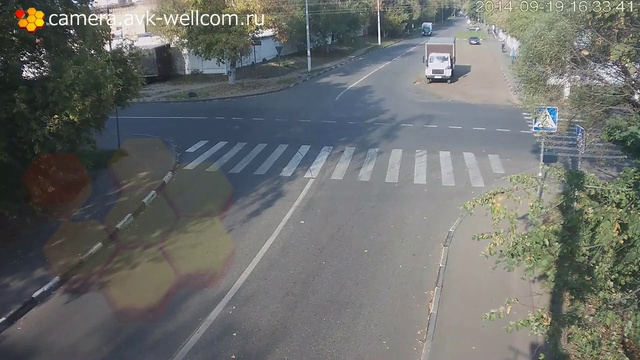
//> input picture DEMO/DEMO/f1.jpg, 640 x 360 px
$ ./main   (built with g++ and OpenCV 4)
//> lines starting //> are read from the running program, lines starting //| are printed output that depends on the picture
// compareHist.cpp : 定义控制台应用程序的入口点。
//

#include "stdafx.h"
#include <conio.h>
#include <math.h>
#include "opencv2/highgui/highgui.hpp"
#include "opencv2/imgproc/imgproc.hpp"
#include <iostream>
#include <stdio.h>

using namespace std;
using namespace cv;


void compareHist();
int averagePic();
void config();
void concentration();
void colorClustering();
void pointClustering();
void MultiImage_OneWin(const std::string& MultiShow_WinName, const vector<Mat>& SrcImg_V, CvSize SubPlot, CvSize ImgMax_Size = cvSize(400, 280));


// [102 lines left out: functions main, pointClustering, not called in this run]

void colorClustering()
{
	//VideoCapture capture("E:/Code_Project/SRTP/CODES/DEMO/DEMO/TEST100.mp4");
	Mat img = imread("f1.jpg", CV_LOAD_IMAGE_UNCHANGED);
//> img is the input picture: 360 rows x 640 cols, CV_8UC3; mean B, G, R 107.5, 109.9, 107.5
	//capture >> img;
	Mat samples(img.cols*img.rows, 1, CV_32FC3);
	//标记矩阵，32位整形
	Mat labels(img.cols*img.rows, 1, CV_32SC1);

	uchar* p;
	int i, j, k = 0;
	for (i = 0; i < img.rows; i++)
	{
		p = img.ptr<uchar>(i);
		for (j = 0; j< img.cols; j++)
		{
			samples.at<Vec3f>(k, 0)[0] = float(p[j * 3]);
			samples.at<Vec3f>(k, 0)[1] = float(p[j * 3 + 1]);
			samples.at<Vec3f>(k, 0)[2] = float(p[j * 3 + 2]);
			k++;
		}
	}
//> this loop made 360 passes
//> k on passes 1 to 3: 640, 1280, 1920
//> after the loop, k = 230400
	Mat a();
	int clusterCount = 3;
	Mat centers(clusterCount, 1, samples.type());
//> centers = [[0, 0, 0], [0, 0, 0], [0, 0, 0]]
	kmeans(samples, clusterCount, labels,
		TermCriteria(CV_TERMCRIT_EPS + CV_TERMCRIT_ITER, 10, 1.0),
		3, KMEANS_PP_CENTERS, centers);
//> centers = [[113.2, 116, 113.4], [66.18, 65.83, 60.91], [154.4, 160.2, 161]]

//	最后我们把不同的簇用不同灰度来表示，并把结果放在img1中。

		//我们已知有3个聚类，用不同的灰度层表示。
		Mat img1(img.rows, img.cols, CV_8UC1);
	float step = 255 / (clusterCount - 1);
	k = 0;
	for (i = 0; i < img1.rows; i++)
	{
		p = img1.ptr<uchar>(i);
		for (j = 0; j< img1.cols; j++)
		{
			int tt = labels.at<int>(k, 0);
			k++;
			p[j] = 255 - tt*step;
		}
	}
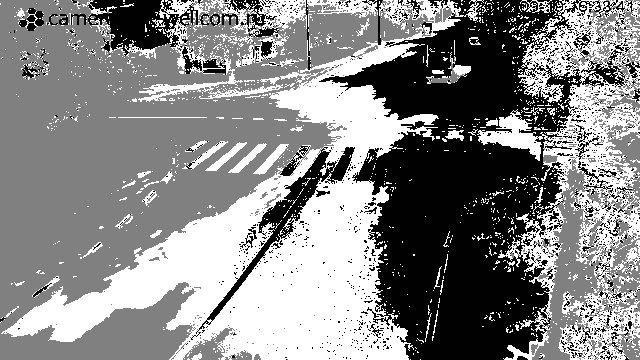
//> img1: 360 rows x 640 cols, CV_8UC1; min 1, max 255, mean 135.3
//> after the loop, k = 230400

	namedWindow("image1");
	imshow("image1", img1);
	waitKey();
}

// [275 lines left out: functions config, concentration, compareHist, averagePic, MultiImage_OneWin, not called in this run]

// added to run one function of the file
int main() { colorClustering(); }
